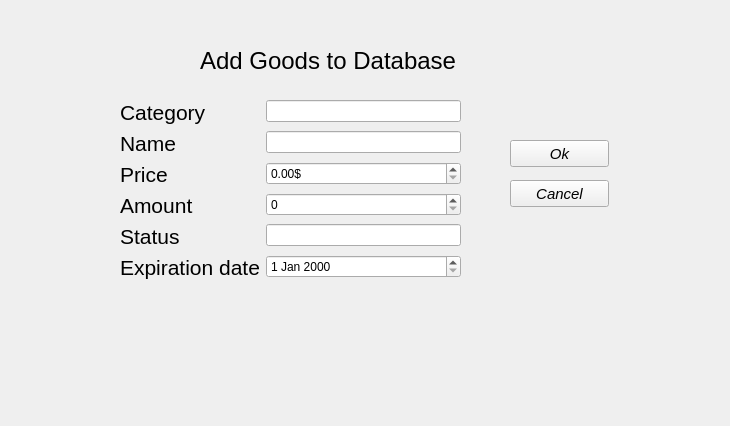
<?xml version="1.0" encoding="UTF-8"?>
<ui version="4.0">
 <class>AddGoodsForm</class>
 <widget class="QWidget" name="AddGoodsForm">
  <property name="geometry">
   <rect>
    <x>0</x>
    <y>0</y>
    <width>730</width>
    <height>426</height>
   </rect>
  </property>
  <property name="windowTitle">
   <string>Form</string>
  </property>
  <widget class="QWidget" name="formLayoutWidget">
   <property name="geometry">
    <rect>
     <x>120</x>
     <y>100</y>
     <width>341</width>
     <height>211</height>
    </rect>
   </property>
   <layout class="QFormLayout" name="formLayout">
    <item row="0" column="0">
     <widget class="QLabel" name="label">
      <property name="font">
       <font>
        <pointsize>16</pointsize>
       </font>
      </property>
      <property name="text">
       <string>Category</string>
      </property>
     </widget>
    </item>
    <item row="1" column="0">
     <widget class="QLabel" name="label_2">
      <property name="font">
       <font>
        <pointsize>16</pointsize>
       </font>
      </property>
      <property name="text">
       <string>Name</string>
      </property>
     </widget>
    </item>
    <item row="2" column="0">
     <widget class="QLabel" name="label_3">
      <property name="font">
       <font>
        <pointsize>16</pointsize>
       </font>
      </property>
      <property name="text">
       <string>Price</string>
      </property>
     </widget>
    </item>
    <item row="3" column="0">
     <widget class="QLabel" name="label_4">
      <property name="font">
       <font>
        <pointsize>16</pointsize>
       </font>
      </property>
      <property name="text">
       <string>Amount</string>
      </property>
     </widget>
    </item>
    <item row="1" column="1">
     <widget class="QLineEdit" name="lineEdit"/>
    </item>
    <item row="0" column="1">
     <widget class="QLineEdit" name="lineEdit_2"/>
    </item>
    <item row="4" column="0">
     <widget class="QLabel" name="label_5">
      <property name="font">
       <font>
        <pointsize>16</pointsize>
       </font>
      </property>
      <property name="text">
       <string>Status</string>
      </property>
     </widget>
    </item>
    <item row="5" column="0">
     <widget class="QLabel" name="label_6">
      <property name="font">
       <font>
        <pointsize>16</pointsize>
       </font>
      </property>
      <property name="text">
       <string>Expiration date</string>
      </property>
     </widget>
    </item>
    <item row="5" column="1">
     <widget class="QDateEdit" name="dateEdit"/>
    </item>
    <item row="3" column="1">
     <widget class="QSpinBox" name="spinBox">
      <property name="maximum">
       <number>999999999</number>
      </property>
     </widget>
    </item>
    <item row="4" column="1">
     <widget class="QLineEdit" name="lineEdit_3"/>
    </item>
    <item row="2" column="1">
     <widget class="QDoubleSpinBox" name="doubleSpinBox">
      <property name="suffix">
       <string>$</string>
      </property>
      <property name="maximum">
       <double>99999999.989999994635582</double>
      </property>
      <property name="singleStep">
       <double>0.100000000000000</double>
      </property>
     </widget>
    </item>
   </layout>
  </widget>
  <widget class="QPushButton" name="pushButton">
   <property name="geometry">
    <rect>
     <x>510</x>
     <y>140</y>
     <width>99</width>
     <height>27</height>
    </rect>
   </property>
   <property name="font">
    <font>
     <pointsize>11</pointsize>
     <italic>true</italic>
    </font>
   </property>
   <property name="text">
    <string>Ok</string>
   </property>
  </widget>
  <widget class="QPushButton" name="pushButton_2">
   <property name="geometry">
    <rect>
     <x>510</x>
     <y>180</y>
     <width>99</width>
     <height>27</height>
    </rect>
   </property>
   <property name="font">
    <font>
     <pointsize>11</pointsize>
     <italic>true</italic>
    </font>
   </property>
   <property name="text">
    <string>Cancel</string>
   </property>
  </widget>
  <widget class="QLabel" name="label_7">
   <property name="geometry">
    <rect>
     <x>200</x>
     <y>20</y>
     <width>361</width>
     <height>81</height>
    </rect>
   </property>
   <property name="font">
    <font>
     <pointsize>18</pointsize>
    </font>
   </property>
   <property name="text">
    <string>Add Goods to Database</string>
   </property>
  </widget>
 </widget>
 <resources/>
 <connections/>
</ui>
